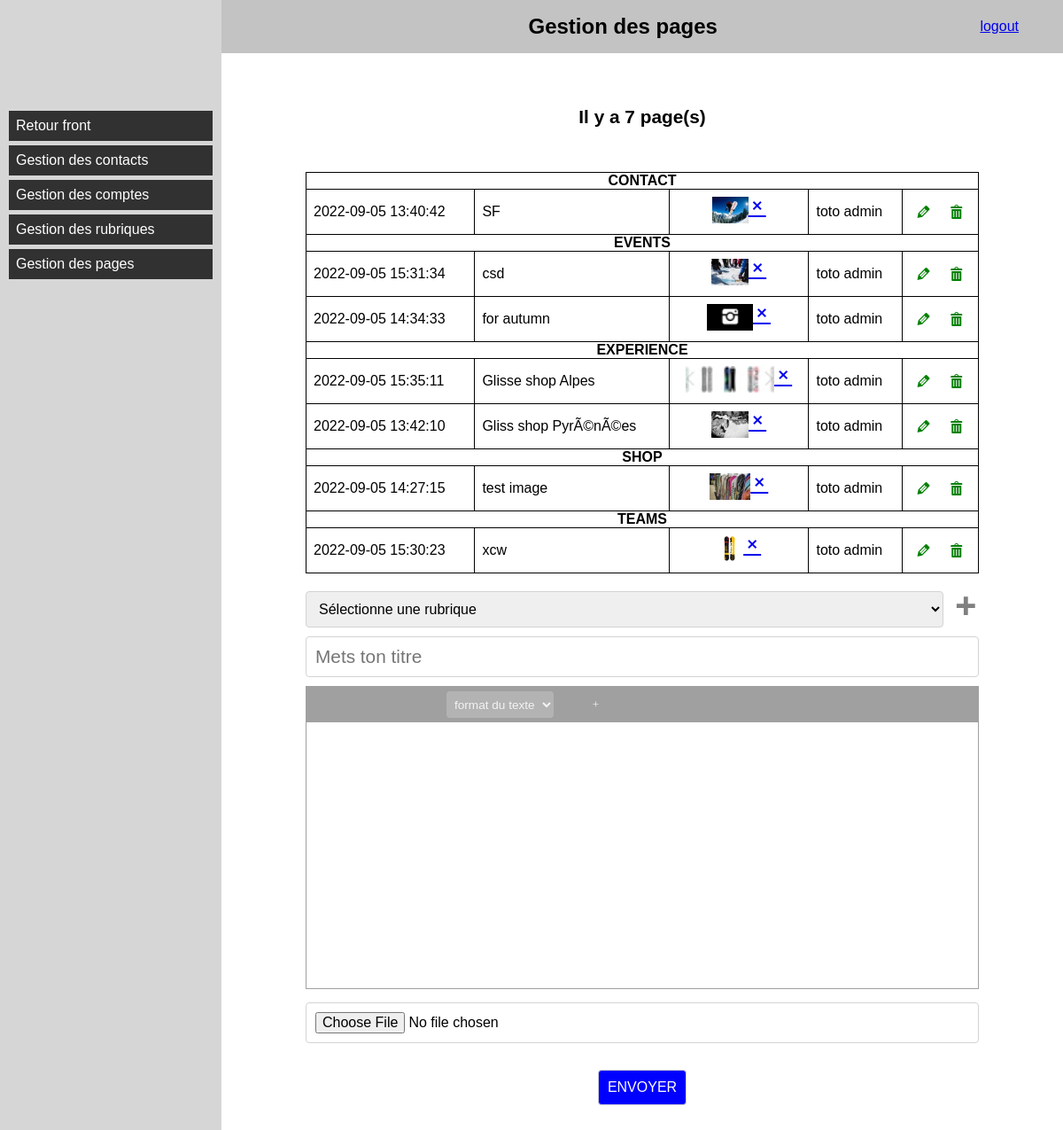
The app's page /admin/admin.php?action=pages&cas=ajouter_pages (signed in) with its own data.
### tables this page shows
CREATE TABLE `rubriques` (
  `id_rubrique` int(2) NOT NULL,
  `nom_rubrique` varchar(150) NOT NULL,
  `lien_rubrique` varchar(200) DEFAULT NULL
);

CREATE TABLE `pages` (
  `id_page` int(3) NOT NULL,
  `id_rubrique` int(2) NOT NULL,
  `id_compte` int(3) NOT NULL,
  `titre_page` varchar(200) NOT NULL,
  `contenu_page` text NOT NULL,
  `fichier_page` varchar(250) DEFAULT NULL,
  `date_page` datetime NOT NULL
);

CREATE TABLE `comptes` (
  `id_compte` int(2) NOT NULL,
  `nom_compte` varchar(50) NOT NULL,
  `prenom_compte` varchar(50) NOT NULL,
  `login_compte` varchar(100) NOT NULL,
  `pass_compte` blob NOT NULL
);

### admin/pages.php (called while the page is built, shortened)
<?php
$tableau=afficher_pages();
?>

### outils/fonctions.php (the view, shortened to what this page needs)
<?php
function connexion()
	{
	$connexion = mysqli_connect(SERVEUR,LOGIN,PASSE,BASE) or die("Error " . mysqli_error($connexion));
	return $connexion;
	}
function fichier_type($uploadedFile)
	{
	$tabType = explode(".", $uploadedFile);
	$nb=sizeof($tabType)-1;
	$typeFichier=$tabType[$nb];
	$extension=strtolower($typeFichier);
	return $extension;
	}
function afficher_pages()
	{
	$connexion=connexion();
	$requete="SELECT p.*, r.*, c.* FROM pages AS p
						INNER JOIN rubriques AS r ON p.id_rubrique=r.id_rubrique
						INNER JOIN comptes AS c ON p.id_compte=c.id_compte
						ORDER BY r.nom_rubrique, p.date_page DESC";
	$resultat=mysqli_query($connexion, $requete);
	$nb_ligne=mysqli_num_rows($resultat);
	$tableau="<h2>Il y a " . $nb_ligne . " page(s)</h2>";
	$tableau.="<table class=\"tab_result\">\n";
	$i=0;
	$nom_rubrique=array();
	while($ligne=mysqli_fetch_object($resultat))
		{
		$nom_rubrique[$i]=$ligne->id_rubrique;
		if($i==0 || ($i>0 && $nom_rubrique[$i]!=$nom_rubrique[$i-1]))
			{
			$tableau.="<tr>\n";
			$tableau.="<th colspan=\"5\">".$ligne->nom_rubrique."</th>\n";
			$tableau.="</tr>\n";
			}
		$tableau.="<tr>\n";
		$tableau.="<td>".$ligne->date_page."</td>\n";
		$tableau.="<td>".stripslashes($ligne->titre_page)."</td>\n";
		if(!empty($ligne->fichier_page))
			{
			$apercu="<a href=\"" . $ligne->fichier_page . "\" target=\"_blank\"><img class=\"apercu\" src=\"" . str_replace("_b","_s",$ligne->fichier_page) ."\" alt=\"" . $ligne->titre_page . "\" /></a>";
			$apercu.="<a href=\"admin.php?action=pages&cas=supprimer_image&id_page=".$ligne->id_page."&extension=". fichier_type($ligne->fichier_page) . "\"><span class=\"dashicons dashicons-no-alt\"></span></a>";
			}
		else
			{
			$apercu="";
			}
		$tableau.="<td class=\"center\">" . $apercu . "</td>\n";
		$tableau.="<td>".$ligne->prenom_compte . " " . $ligne->nom_compte ."</td>\n";
		$tableau.="<td class=\"center\">";
		$tableau.="<a href=\"admin.php?action=pages&cas=confirmer_modification&id_page=".$ligne->id_page."\">
		<span class=\"dashicons dashicons-edit\"></span></a>";
		$tableau.="&nbsp;&nbsp;&nbsp;";
		$tableau.="<a href=\"admin.php?action=pages&cas=confirmer_suppression&id_page=".$ligne->id_page."\">
		<span class=\"dashicons dashicons-trash\"></span></a>";
		$tableau.="</td>\n";
		$tableau.="</tr>\n";
		$i++;
		}
	$tableau.="</table>\n";
	return $tableau;
	}
?>

### admin/admin.php (shortened to what this page needs)
<?php
if(!isset($_SESSION['id_compte']))
  {
  header("Location:../index.php");
  }
else
  {
  require_once("../outils/fonctions.php");
  if(isset($_GET['action']))
    {
    switch($_GET['action'])
        {
        case "pages":
        include("pages.php");
        break;
        }
    }
}
?>

### assets/css/back.css (style rules this page uses)
* { padding:0; margin:0; box-sizing:border-box; }
html { scroll-behavior:smooth; }
body { font-family:arial,sans-serif; }
h1 { width:100%; text-align:center; font-size:1.5rem; }
h2 { width:100%; text-align:center; font-size:1.3rem; padding:30px 0; }
#header { width:calc(100vw - 250px); height:60px; position:absolute; top:0; left:250px; z-index:1; background:#c3C3C3; display:flex; align-items:center; padding:0 50px; }
#gauche { width:250px; height:100vh; position:fixed; top:0; left:0; z-index:1; background-color:#D6D6D6; padding:120px 10px 50px; }
#gauche li { margin:5px 0; list-style-type:none; position:relative; }
#gauche li a { padding:8px; text-decoration:none; background-color:#313131; color:#fff; display:block; }
#droite { width:calc(100vw - 250px); height:calc(100vh - 60px); position:absolute; top:60px; left:250px; z-index:1; padding:30px 0; overflow-x:hidden; }
.tab_result { width:80%; margin:20px auto; border:1px solid #000; border-collapse:collapse; }
.tab_result td { border:1px solid #000; padding:8px; }
.tab_result td:last-of-type a { color:green; text-decoration:none; }
.center { text-align:center; }
.apercu { height:30px; }
#droite form { width:80%; margin:auto; }
#droite form input,#droite form textarea,#droite form select { padding:10px; margin-bottom:10px; display:block; width:100%; border-radius:4px; border:1px solid #d3d3d3; font-family:inherit; font-size:inherit; }
#droite form select { width:calc(100% - 40px); display:inline; }
form a { color:gray; text-decoration:none; }
form .dashicons-plus { font-size:2rem; padding:4px; }
#droite #titre_h1 { font-size:1.3rem; }
#droite form textarea { min-width:100%; max-width:100%; min-height:200px; max-height:320px; background:transparent; }
#droite form input[type="submit"] { width:auto; background-color:rgb(0,0,255); color:#fff; margin:30px auto 0; }

### assets/css/yseditor.css (style rules this page uses)
:root { --primary-editor: #a0a0a0; --primary-editor-dark: #868686; --white-editor: #f3f3f3; --white-editor-true: #fff; --black-editor: #232323; --overlay: rgba(0,0,0,.6); }
.YSeditor { width:100%; font-size:0.85rem; border:1px solid var(--primary-editor); margin-bottom: 15px; }

### records on screen
rubriques: nom_rubrique "CONTACT"
pages: date_page "2022-09-05 13:40:42", titre_page "SF"
comptes: prenom_compte "toto toto toto toto toto toto toto", nom_compte "admin admin admin admin admin admin admin"
rubriques: nom_rubrique "EVENTS"
pages: date_page "2022-09-05 15:31:34", titre_page "csd"
pages: date_page "2022-09-05 14:34:33", titre_page "for autumn"
rubriques: nom_rubrique "EXPERIENCE"
pages: date_page "2022-09-05 15:35:11", titre_page "Glisse shop Alpes"
pages: date_page "2022-09-05 13:42:10", titre_page "Gliss shop PyrÃ©nÃ©es"
rubriques: nom_rubrique "SHOP"
pages: date_page "2022-09-05 14:27:15", titre_page "test image"
rubriques: nom_rubrique "TEAMS"
pages: date_page "2022-09-05 15:30:23", titre_page "xcw"

### other values on screen
$nb_ligne "7"
